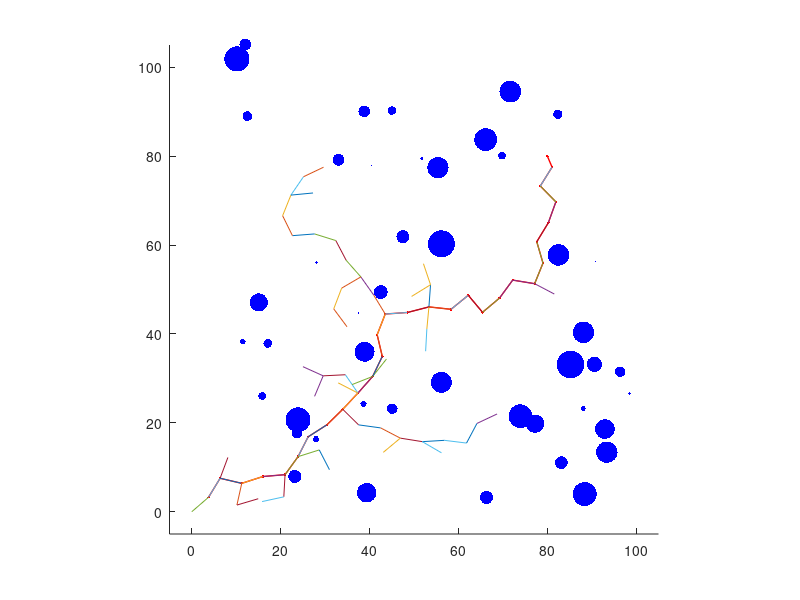

This chart was generated by the following MATLAB code:
% pathRRT

%  - create a path from a start node to an end node
%%    using the RRT algorithm.
%%  - RRT = Rapidly-exploring Random Tree
%%  
%% Based on code written by Yanjiang Zhao, improved by Lihao WANG

function pathRRT;

% create random world
Size = 100;
NumObstacles = 60;
speedSize=2;
world = createWorld(NumObstacles,[Size; Size],[0;0],speedSize);

% standard length of path segments
segmentLength = 5;

% randomly select start and end nodes
%start_node = generateRandomNode(world);
%end_node   = generateRandomNode(world);

start_node = [0,0,0,0,0];
end_node   = [80,80,0,0,0];

% establish tree starting with the start node
tree = start_node;
nodeDepth=[0];

% check to see if start_node connects directly to end_node
if ( (norm(start_node(1:2)-end_node(1:2))<segmentLength )...
    &(collision(start_node,end_node,world)==0) )
  path = [start_node; end_node];
else
  numPaths = 0;
  while numPaths<1,
      [tree,flag,nodeDepth] = extendTree(tree,end_node,segmentLength,world,nodeDepth);
      numPaths = numPaths + flag;
  end
end

% find path with minimum cost to end_node
path = findMinimumPath(tree,end_node);
pathDepth=nodeDepth(end);
plotWorld(world,path,tree,pathDepth);
tree
nodeDepth


%%%%%%%%%%%%%%%%%%%%%%%%%%%%%%%%%%%%%%%%%%%%%%%%%%%%%%%%%%%%%%%%%%%%%%%%%%
%% createWorld
%%  - create random world with obstacles
%%  the first element is the north coordinate
%%  the second element is the south coordinate
function world = createWorld(NumObstacles, NEcorner, SWcorner, speedSize);

  % check to make sure that the region is nonempty
  if (NEcorner(1) <= SWcorner(1)) | (NEcorner(2) <= SWcorner(2)),
      disp('Not valid corner specifications!')
      world=[];
      
  % create world data structure
  else
    world.NumObstacles = NumObstacles;
    world.NEcorner = NEcorner;
    world.SWcorner = SWcorner;
                          
    % create NumObstacles 
    %maxRadius = min(NEcorner(1)- SWcorner(1), NEcorner(2)-SWcorner(2));
    %maxRadius = 5*maxRadius/NumObstacles/2;
    maxRadius = 3;
    for i=1:NumObstacles,
        % randomly pick radius
        world.radius(i) = maxRadius*rand;
        % randomly pick center of obstacles
        cn = SWcorner(1) + world.radius(i)...
            + (NEcorner(1)-SWcorner(1)-2*world.radius(i))*rand;
        ce = SWcorner(2) + world.radius(i)...
            + (NEcorner(2)-SWcorner(2)-2*world.radius(i))*rand;
        world.cn(i) = cn;
        world.ce(i) = ce;
        speedChoice=[1,0;0.707,0.707;0,1;-0.707,0.707;-1,0;-0.707,-0.707;0,-1;0.707,-0.707];
        if rem(i,2)==0 & rem(i/2,9)~=0,
            world.speed(i,:)=speedChoice(rem(i/2,9),:)*speedSize;
        else 
            world.speed(i,:)=[0,0];
        end
    end
    world.speed
  end
 
%%%%%%%%%%%%%%%%%%%%%%%%%%%%%%%%%%%%%%%%%%%%%%%%%%%%%%%%%%%%%%%%%%%%%%%%%%
%% obstaclesAtStepK
%% calculate the obstacles' positions at step k
function [obstaclesK]=obstaclesAtStepK(world,k);  

obstaclesK=[(world.cn)',(world.ce)']+world.speed*k;

%%%%%%%%%%%%%%%%%%%%%%%%%%%%%%%%%%%%%%%%%%%%%%%%%%%%%%%%%%%%%%%%%%%%%%%%%%
%% generateRandomNode
%%   create a random node (initialize)
function node=generateRandomNode(world);

% randomly pick configuration
pn       = (world.NEcorner(1)-world.SWcorner(1))*rand;
pe       = (world.NEcorner(2)-world.SWcorner(2))*rand;
chi      = 0;
cost     = 0;
node     = [pn, pe, chi, cost, 0];

% check collision with obstacle
while collision(node, node, world),
  pn       = (world.NEcorner(1)-world.SWcorner(1))*rand;
  pe       = (world.NEcorner(2)-world.SWcorner(2))*rand;
  chi      = 0;
  cost     = 0;
  node     = [pn, pe, chi, cost, 0];
end

%%%%%%%%%%%%%%%%%%%%%%%%%%%%%%%%%%%%%%%%%%%%%%%%%%%%%%%%%%%%%%%%%%%%%%%%%%
%% collision
%%   check to see if a node is in collsion with obstacles
function collision_flag = collision(node, parent, world);

collision_flag = 0;

if ((node(1)>world.NEcorner(1))...
    | (node(1)<world.SWcorner(1))...
    | (node(2)>world.NEcorner(2))...
    | (node(2)<world.SWcorner(2)))
  collision_flag = 1;
else
    for sigma = 0:.2:1,
    p = sigma*node(1:2) + (1-sigma)*parent(1:2);
      % check each obstacle
      for i=1:world.NumObstacles,
        if (norm([p(1);p(2)]-[world.cn(i); world.ce(i)])<=1.5*world.radius(i)),
            collision_flag = 1;
            break;
        end
      end
    end
end

%%%%%%%%%%%%%%%%%%%%%%%%%%%%%%%%%%%%%%%%%%%%%%%%%%%%%%%%%%%%%%%%%%%%%%%%%%
%% dynaCollision
%%   check to see if a node is in collsion with one certain moving obstacle
function dynaCollision_flag = dynaCollision (node, parent, world, k, i);  % k is the step number and i is the moving obstacle index
dynaCollision_flag = 0;
Last_Obstacle=obstaclesAtStepK(world,k-1);
Current_Obstacle=obstaclesAtStepK(world,k);
Next_Obstacle=obstaclesAtStepK(world,k+1);
%% calculate the obstacle path start and end point coordinates at step k and k+1 taken obstacle radius into account
O10=Last_Obstacle(i,1:2)-world.speed(i)/2*world.radius(i);
O20=Current_Obstacle(i,1:2)+world.speed(i)/2*world.radius(i);
O30=Current_Obstacle(i,1:2)-world.speed(i)/2*world.radius(i);
O40=Next_Obstacle(i,1:2)+world.speed(i)/2*world.radius(i);
%% calculate the 4 vertex coordinates of the sweeping rectangle at step k and k+1
SpeedNormal=[world.speed(i,2),(-1)*world.speed(i,1)];
O11=O10+SpeedNormal/2*world.radius(i);
O21=O20+SpeedNormal/2*world.radius(i);
O31=O30+SpeedNormal/2*world.radius(i);
O41=O40+SpeedNormal/2*world.radius(i);
O12=O10-SpeedNormal/2*world.radius(i);
O22=O20-SpeedNormal/2*world.radius(i);
O32=O30-SpeedNormal/2*world.radius(i);
O42=O40-SpeedNormal/2*world.radius(i);
StartPoint1=[O11;O12;O22;O21];
EndPoint1=[O12;O22;O21;O11];
StartPoint2=[O31;O32;O42;O41];
EndPoint2=[O32;O42;O41;O31];
%% check the collision between the parent to node path and the sweeping rectangle at step k
for j=1:4,
    if ((max(parent(1),node(1))>min(StartPoint1(j,1),EndPoint1(j,1)))...
        &(min(parent(1),node(1))<max(StartPoint1(j,1),EndPoint1(j,1)))),    % in case that the parent to node path and each rectangle edge the has commun part in x axis
        if world.speed(i,1)==0,                                             % in case of rectangle edge O12-O22 and O21-O11 vertical to x axis
            if (j==2 | j==4),                                               
                Common=StartPoint1(j,1);
                yPath=returnY(parent, node, Common);
                y1Edge=StartPoint1(j,2);
                y2Edge=EndPoint1(j,2);
                if (yPath-y1Edge)*(yPath-y2Edge)<=0;
                    dynaCollision_flag=1;
                    return
                end
            end
            
        elseif world.speed(i,2)==0,                                         % in case of rectangle edge O11-O12 and O21-O22 vertical to x axis
            if (j==1 | j==3),                                               
                Common=StartPoint1(j,1);
                yPath=returnY(parent, node, Common);
                y1Edge=StartPoint1(j,2);
                y2Edge=EndPoint1(j,2);
                if (yPath-y1Edge)*(yPath-y2Edge)<=0;
                    dynaCollision_flag=1;
                    return
                end
            end
            
        else
            CommonMin=min([parent(1), node(1), StartPoint1(j,1), EndPoint1(j,1)]);  % lower bound of the x common part
            CommonMax=max([parent(1), node(1), StartPoint1(j,1), EndPoint1(j,1)]);  % upper bound of the x common part
            y1Path=returnY(parent, node, CommonMin);
            y2Path=returnY(parent, node, CommonMax);
            y1Edge=returnY(StartPoint1(j,:),EndPoint1(j,:), CommonMin);
            y2Edge=returnY(StartPoint1(j,:),EndPoint1(j,:), CommonMax);
            if (y1Path-y1Edge)*(y2Path-y2Edge)<=0;
            dynaCollision_flag=1;
            return
            end
        end
    end
end      
    
%% check the collision between the node point and the sweeping rectangle at step k+1
cosTheta=world.speed(i,1)/norm(world.speed(i,:));                                 % rotate the coordinate system by angle Theta, Theta is the angle of the speed vector
sinTheta=world.speed(i,2)/norm(world.speed(i,:));
NewO31(1)=O31(1)*cosTheta+O31(2)*sinTheta;                                        % calculate the new coordinate of each points in new coordinate system
NewO31(2)=O31(2)*cosTheta-O31(2)*sinTheta;
NewO41(1)=O41(1)*cosTheta+O41(2)*sinTheta;
NewO41(2)=O41(2)*cosTheta-O41(2)*sinTheta;
NewO32(1)=O32(1)*cosTheta+O32(2)*sinTheta;
NewO32(2)=O32(2)*cosTheta-O32(2)*sinTheta;
NewO42(1)=O42(1)*cosTheta+O42(2)*sinTheta;
NewO42(2)=O42(2)*cosTheta-O42(2)*sinTheta;
NewNode(1)=node(1)*cosTheta+node(2)*sinTheta;
NewNode(2)=node(2)*cosTheta-node(2)*sinTheta;
if (NewNode(1)>NewO31(1) & NewNode(1)<NewO41(1) & NewNode(2)>NewO31(2) & NewNode(2)<NewO32(2) )  % check if NewNode falls into obstacle sweeping rectangle at k+1
    dynaCollision_flag=1;
end
    
    

%%%%%%%%%%%%%%%%%%%%%%%%%%%%%%%%%%%%%%%%%%%%%%%%%%%%%%%%%%%%%%%%%%%%%%%%%%
%% returnY
%% given 2 endpoints a(x1,y1) and b(x2,y2) of a segment, return the y value at another point x on the segment
function y = returnY (a, b, x);
if a(1)==b(1),   % check if the segment is in parallel with y axis
    disp('Not valid segment')
else
    y=a(2)+(b(2)-a(2))/(b(1)-a(1))*(x-a(1));
end

%%%%%%%%%%%%%%%%%%%%%%%%%%%%%%%%%%%%%%%%%%%%%%%%%%%%%%%%%%%%%%%%%%%%%%%%%%
%% canEndConnectToTree
%%   check to see if the end node can connect to the tree
function flag = canEndConnectToTree(tree,end_node,minDist,world);
  flag = 0;
  % check only last node added to tree since others have been checked
  if ( (norm(tree(end,1:2)-end_node(1:2))<minDist)...
     & (collision(tree(end,1:2), end_node(1:2), world)==0) ),
    flag = 1;
  end

%%%%%%%%%%%%%%%%%%%%%%%%%%%%%%%%%%%%%%%%%%%%%%%%%%%%%%%%%%%%%%%%%%%%%%%%%%
%% extendTree
%%   extend tree by randomly selecting point and growing tree toward that
%%   point
function [new_tree,flag,new_nodeDepth] = extendTree(tree,end_node,segmentLength,world,nodeDepth); %nodeDepth is the step number for each node for dynamic collicision check

  flag1 = 1;
  while flag1==1,
    flag1=0;   % initialize flag1 to 1, flag1==0 means that collision check is passed, flag1==1 means that collision exists
    % select a random point
    randomPoint = [...
        (world.NEcorner(1)-world.SWcorner(1))*rand,...
        (world.NEcorner(2)-world.SWcorner(2))*rand];
    % find leaf on node that is closest to randomPoint
    tmp = tree(:,1:2)-ones(size(tree,1),1)*randomPoint; % times ones is to make sure the same dimention, because tree maybe has n rows
    [dist,idx] = min(sum(tmp.^2,2)); %diag在这里是取矩阵对角线元素输出列向量，tmp和其转置相乘对角线正好是两坐标相减的平方和，即为距离的平方，看离哪个点最近并指示出其位置idx
    cost     = tree(idx,4) + segmentLength;%离哪个已知点近就加在哪个点上...
    new_point = (randomPoint-tree(idx,1:2));
    new_point = tree(idx,1:2)+new_point/norm(new_point)*segmentLength;
    new_node = [new_point, 0, cost, idx];%离哪个已知点近就加在哪个点上，并记录路线idx
    % collision check for both static and moving obstacles
    obstaclesLastStep=obstaclesAtStepK(world,nodeDepth(idx));
    obstaclesNowStep=obstaclesAtStepK(world,nodeDepth(idx)+1);
    i=1;
    while (i<=world.NumObstacles) & (flag1==0),
        if ( norm (obstaclesLastStep(i,:)-tree(idx,1:2))<10 | norm (obstaclesNowStep(i,:)-tree(idx,1:2))<10 ),   %%analyze only the obstacles at a distance less than 10 from the parent node
            if rem(i,2)==0 & rem(i/2,9)~=0,  % collision check for moving obstacles
                flag1 = dynaCollision (new_point, tree(idx,1:2), world, nodeDepth(idx), i);
                if flag1==1,
                    break;
                end
            else   % collision check for static obstacles
                for sigma = 0:.1:1,                
                    p = sigma*new_point + (1-sigma)*tree(idx,1:2);
                       if (norm([p(1);p(2)]-[world.cn(i); world.ce(i)])<=1.5*world.radius(i)),
                           flag1=1; 
                           break;
                       end
                end
            end 
        end
    i=i+1;    
    end
    
    
    if flag1==0,   % if collision check is passed, add the new_node to the tree
        new_tree = [tree; new_node];
        new_nodeDepth=[nodeDepth; nodeDepth(idx)+1];
    end
  end
 
  % check to see if new node connects directly to end_node
  if ( (norm(new_node(1:2)-end_node(1:2))<segmentLength )...
      &(collision(new_node,end_node,world)==0) )
    flag = 1;
    new_tree(end,3)=1;  % mark node as connecting to end.
  else
    flag = 0;
  end
  
%%%%%%%%%%%%%%%%%%%%%%%%%%%%%%%%%%%%%%%%%%%%%%%%%%%%%%%%%%%%%%%%%%%%%%%%%%
%% findMinimumPath
%%   find the lowest cost path to the end node
function path = findMinimumPath(tree,end_node);
    
    % find nodes that connect to end_node
    connectingNodes = [];
    for i=1:size(tree,1),
        if tree(i,3)==1,
            connectingNodes = [connectingNodes; tree(i,:)];
        end
    end

    % find minimum cost last node
    [tmp,idx] = min(connectingNodes(:,4));
    
    % construct lowest cost path
    path = [connectingNodes(idx,:); end_node];
    parent_node = connectingNodes(idx,5);
    while parent_node>1,
        path = [tree(parent_node,:); path];
        parent_node = tree(parent_node,5); 
    end
    
%%%%%%%%%%%%%%%%%%%%%%%%%%%%%%%%%%%%%%%%%%%%%%%%%%%%%%%%%%%%%%%%%%%%%%%%%%
%% plotWorld
%%   plot obstacles and path
function plotWorld(world,path,tree,pathDepth)
  % the first element is the north coordinate
  % the second element is the south coordinate

  N = 10;
  th = 0:2*pi/N:2*pi;
  figure(1), clf
  hold on
  axis equal;
  axis([-5,105,-5,105]);
  X=[];
  Y=[];
  Xpath = path(:,1);
  Ypath = path(:,2);
  p1=plot(X,Y,'k');
  P2=plot(Xpath(1),Ypath(1),'r','linewidth',3);
  

  
  pObstacles=[];
  for i=1:world.NumObstacles,
      pObstacles(i)=plot(world.cn(i),world.ce(i),'color','b','marker','.','markersize',20*world.radius(i));
  end
  
  pPath=plot(Xpath(1),Ypath(1),'r','linewidth',1);
  
  for j=0:pathDepth
      
    for i=1:world.NumObstacles,
         %X = world.radius(i)*cos(th) + world.cn(i)+j*world.speed(i,1);
         %Y = world.radius(i)*sin(th) + world.ce(i)+j*world.speed(i,2);
         %plot(X,Y,'k');
         X=world.cn(i)+j*world.speed(i,1);
         Y=world.ce(i)+j*world.speed(i,2);
         set(pObstacles(i),'xdata',X,'ydata',Y);
    end
    
    Xpath = path(1:j+1,1);
    Ypath = path(1:j+1,2);
    set(pPath,'xdata',Xpath,'ydata',Ypath);

    %set(p1,'xdata',X,'ydata',Y);
    %set(p2,'xdata',[Xpath(j+1),Xpath(j+2)],'ydata',[Ypath(j+1),Ypath(j+2)]);
    %plot([Xpath(j+1),Xpath(j+2)],[Ypath(j+1),Ypath(j+2)],'r','linewidth',3);
    pause(0.3);
    drawnow

  end
  
   
  for i=2:size(tree,1);
      plot([tree(tree(i,5),1), tree(i,1)], [tree(tree(i,5),2), tree(i,2)])
  end
  

  
  
